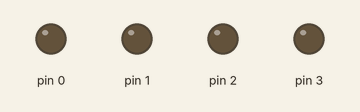
This sketch was run on a simulated Arduino Uno, built with avr-gcc and run on an emulated ATmega328P. Parts: output pins drawn as LEDs (lit = HIGH).

Above: at 0.17 s.
At 0.52 s:
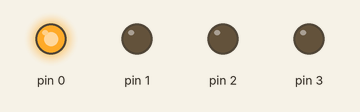
At 1.7 s:
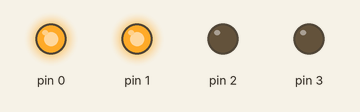
At 3.6 s:
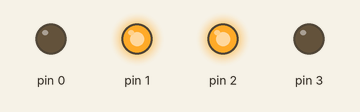
At 4.9 s:
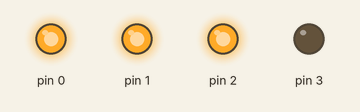
Timing chart, 0 to 5.5 s (numbered marks = the images above):
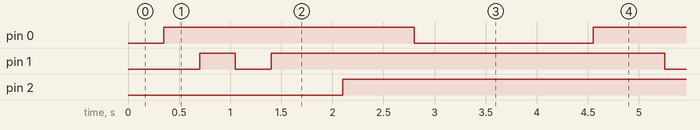

The sketch:

SA3_SeteSegmentos.ino
```cpp
int timer = 350;
void setup() {
  pinMode(0, OUTPUT);
  pinMode(1, OUTPUT);
  pinMode(2, OUTPUT);
  pinMode(3, OUTPUT);
}

void loop()
{
  digitalWrite(0, LOW); //Monstra 0 no Display
  delay(350); //Tempo de Espera

  //Mostrar 1 no Display
  digitalWrite(0, HIGH);
  delay(timer);

  //Mostrar 2 no Display
  digitalWrite(1, HIGH);
  delay(timer);

  //Mostrar 3 no Display
  digitalWrite(1, LOW);
  delay(timer);
  digitalWrite(1, HIGH);
  delay(timer);

  //Mostrar 4 no Display
  digitalWrite(2, LOW);
  delay(timer);
  digitalWrite(2, HIGH);
  delay(timer);

  //Mostrar 5 no Display
  digitalWrite(1, LOW);
  digitalWrite(1, HIGH);
  delay(timer);

  //Mostrar 6 no Display
  digitalWrite(0, LOW);
  digitalWrite(1, HIGH);
  delay(timer);

  //Mostrar 7 no Display
  digitalWrite(1, LOW);
  digitalWrite(1, HIGH);
  delay(timer);

  //Mostrar 8 no Display
  digitalWrite(0, LOW);
  digitalWrite(1, HIGH);
  delay(timer);

  //Mostrar 9 no Display
  digitalWrite(1, LOW);
  digitalWrite(1, HIGH);
  delay(timer);
}
```

SA3_SeteSegmentosCerto.cpp
```cpp
int timer = 350;
int pino;
int cnt;
void setup() {
  for (pino = 0; pino < 4; pino ++) {
    pinMode(pino, OUTPUT);
  }
}

void loop()
{
  for (cnt = 0; cnt < 10; cnt++) {
    PORTD = cnt;
    delay(timer);
  }
  for (cnt = 9; cnt > 0; cnt--) {
    PORTD = cnt;
    delay(timer);
  }
}
```

Measured:
- by itself, pin 0: alternates HIGH for 2.5 s and LOW for 1.8 s
- by itself, pin 1: repeats every 4.2 s: LOW 0.35 s, HIGH 3.9 s
- by itself, pin 2: alternates HIGH for 3.9 s and LOW for 0.35 s
